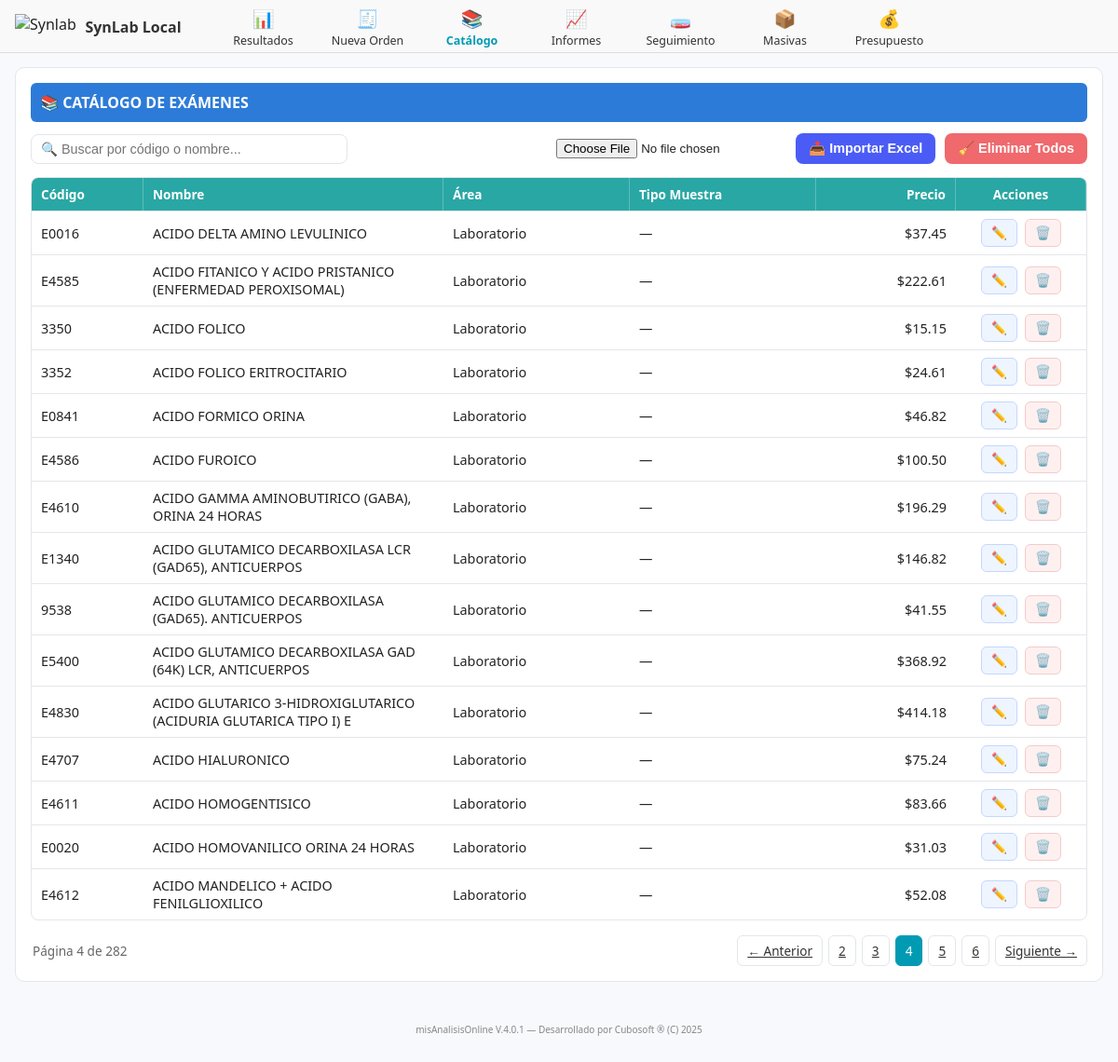
/catalogo/?page=4 (signed in), run on the app's committed database.
### laboratorio/models.py (models this page shows, shortened)
class Examen(models.Model):
    codigo = models.CharField(max_length=50, unique=True)
    nombre = models.CharField(max_length=200)
    area = models.CharField(max_length=100)
    unidad = models.CharField(max_length=50, blank=True, null=True)
    muestra = models.CharField(max_length=100, blank=True, null=True)  # 🧪 NUEVO CAMPO
    precio = models.DecimalField(max_digits=10, decimal_places=2, default=0.00)
    referencia_synlab = models.CharField(max_length=50, blank=True, null=True)
    activo = models.BooleanField(default=True)
    creado_en = models.DateTimeField(auto_now_add=True)
    actualizado_en = models.DateTimeField(auto_now=True)
    creado_por = models.ForeignKey(User, related_name='examen_creado_por', on_delete=models.SET_NULL, null=True, blank=True)
    modificado_por = models.ForeignKey(User, related_name='examen_modificado_por', on_delete=models.SET_NULL, null=True, blank=True)

### laboratorio/views.py (the view)
# urls.py: path('catalogo/', views.catalogo_examenes, name='catalogo_examenes'),
@login_required
def catalogo_examenes(request):
    examenes_list = Examen.objects.all().order_by('area', 'nombre')
    query = request.GET.get('q', '').strip()
    if query:
        examenes_list = examenes_list.filter(nombre__icontains=query) | examenes_list.filter(codigo__icontains=query)
    paginator = Paginator(examenes_list, 15)
    page_number = request.GET.get('page')
    examenes = paginator.get_page(page_number)
    return render(request, 'laboratorio/catalogo.html', {'examenes': examenes, 'query': query})

### laboratorio/templates/laboratorio/catalogo.html (shortened to what this page needs)
{% extends "base.html" %}
{% block content %}
<div class="slx-panel">
  <div class="slx-title">📚 Catálogo de Exámenes</div>
  <div class="slx-header">
    <div class="slx-searchbar">
      <input type="search" id="buscarExamen" value="{{ query }}" class="slx-input" placeholder="🔍 Buscar por código o nombre...">
    </div>
    <div style="display:flex; gap:10px; align-items:center;">
      <form method="post" action="{% url 'catalogo_importar_excel' %}" enctype="multipart/form-data" class="d-flex align-items-center gap-2">
        <input type="file" name="archivo" accept=".xlsx" required>
        <button class="slx-btn slx-btn--blue">📤 Importar Excel</button>
      </form>
      <button type="button" id="btnEliminarTodos" class="slx-btn slx-btn--red">🧹 Eliminar Todos</button>
    </div>
  </div>
  <div id="tablaExamenes" class="slx-tablewrap">
    <div class="slx-thead">
      <div>Código</div>
      <div>Nombre</div>
      <div>Área</div>
      <div>Tipo Muestra</div>
      <div style="text-align:right;">Precio</div>
      <div style="text-align:center;">Acciones</div>
    </div>
    {% for e in examenes %}
    <div class="slx-row" data-id="{{ e.id }}">
      <div>{{ e.codigo }}</div>
      <div>{{ e.nombre }}</div>
      <div>{{ e.area }}</div>
      <div>{{ e.muestra|default:"—" }}</div>
      <div style="text-align:right;">${{ e.precio|floatformat:2 }}</div>
      <div class="slx-actions">
        <button class="slx-mini slx-mini--edit btn-edit" title="Editar">✏️</button>
        <button class="slx-mini slx-mini--del btn-del" title="Eliminar">🗑️</button>
      </div>
    </div>
    {% empty %}
    <div class="slx-empty">No hay exámenes registrados</div>
    {% endfor %}
  </div>
  {% if examenes.has_other_pages %}
  <div class="slx-pagination">
    <div class="slx-page-info">
      Página {{ examenes.number }} de {{ examenes.paginator.num_pages }}
    </div>
    {% if examenes.has_previous %}
      <a href="?page={{ examenes.previous_page_number }}{% if query %}&q={{ query }}{% endif %}" class="slx-page-btn">← Anterior</a>
    {% endif %}
    {% for i in examenes.paginator.page_range %}
      {% if i == examenes.number %}
        <span class="slx-page-btn active">{{ i }}</span>
      {% elif i >= examenes.number|add:-2 and i <= examenes.number|add:2 %}
        <a href="?page={{ i }}{% if query %}&q={{ query }}{% endif %}" class="slx-page-btn">{{ i }}</a>
      {% endif %}
    {% endfor %}
    {% if examenes.has_next %}
      <a href="?page={{ examenes.next_page_number }}{% if query %}&q={{ query }}{% endif %}" class="slx-page-btn">Siguiente →</a>
    {% endif %}
  </div>
  {% endif %}
</div>
{% endblock %}

### laboratorio/static/laboratorio/CSS/estilo_ordenes.css (style rules this page uses)
:root { --bg:#f6f7fb; --card:#ffffff; --line:#e9edf3; --text:#2a2f36; --muted:#6a7380; --primary:#0b62c3; --primary-tint:#e8f2ff; --secondary:#5e6b7c; --secondary-tint:#eef2f6; --info:#7d8793; --shadow:0 1px 3px rgba(0,0,0,.06); --radius:12px; }
body { margin:0; background:var(--bg); color:var(--text); font-family:-apple-system,"Segoe UI",Roboto,Inter,Arial,sans-serif; }

### laboratorio/templates/base.html (style rules this page uses)
body { background-color:#f8f9fc;font-family:'Segoe UI',sans-serif; color:#222;margin:0;padding-top:72px; }

### laboratorio/templates/laboratorio/catalogo.html (style rules this page uses)
:root { --slx-blue:#2d7bd8; --slx-cyan:#29a7a4; --slx-border:#e3e6ea; --slx-bg:#fff; --slx-red:#e85a5e; --slx-green:#cdeedd; --slx-purple:#4b4bf7; }
.slx-panel { background:var(--slx-bg);border:1px solid var(--slx-border);border-radius:10px;padding:16px;margin-bottom:20px; }
.slx-title { background:var(--slx-blue);color:#fff;font-weight:700;padding:10px;border-radius:6px;margin-bottom:12px;text-transform:uppercase; }
.slx-header { display:flex;justify-content:space-between;align-items:center;margin-bottom:14px;flex-wrap:wrap;gap:12px; }
.slx-searchbar { display:flex;align-items:center;gap:8px;width:340px; }
.slx-input { width:100%;border:1px solid var(--slx-border);border-radius:8px;padding:7px 10px;font-size:.9rem; }
.slx-btn { display:inline-flex;align-items:center;gap:6px;font-size:.9rem;font-weight:600;border-radius:8px;padding:8px 14px;border:0;cursor:pointer; }
.slx-btn--blue { background:#4b5cf6;color:#fff; }
.slx-btn--red { background:#ef696d;color:#fff; }
.slx-tablewrap { border:1px solid var(--slx-border);border-radius:8px;overflow:hidden; }
.slx-thead { display:grid;grid-template-columns:120px 1fr 200px 200px 150px 140px;background:var(--slx-cyan);color:#fff;font-weight:700;font-size:.85rem; }
.slx-thead>div { padding:8px 10px;border-right:1px solid rgba(255,255,255,.25); }
.slx-row { display:grid;grid-template-columns:120px 1fr 200px 200px 150px 140px;border-top:1px solid var(--slx-border);align-items:center; }
.slx-row>div { padding:8px 10px;font-size:.9rem; }
.slx-actions { display:flex;justify-content:center;gap:8px; }
.slx-mini { font-size:.85rem;border-radius:6px;padding:6px 10px;cursor:pointer; }
.slx-mini--edit { background:#eef5ff;color:#2d7bd8;border:1px solid #c4d7ff; }
.slx-mini--del { background:#fff0f0;color:#d83a3a;border:1px solid #f1cccc; }
.slx-pagination { display:flex;justify-content:flex-end;align-items:center;gap:6px;margin-top:16px;flex-wrap:wrap; }
.slx-page-btn { border:1px solid var(--slx-border);background:#fff;border-radius:6px;padding:6px 10px;font-size:.85rem;cursor:pointer;color:#333; }
.slx-page-btn.active { background:#009bb3;color:#fff;border-color:#009bb3; }
.slx-page-info { font-size:.85rem;color:#666;margin-right:auto;padding-left:2px; }

### data on the page
Examen: codigo "E0016", nombre "ACIDO DELTA AMINO LEVULINICO", area "Laboratorio", muestra "—", precio "37.45"
Examen: codigo "E4585", nombre "ACIDO FITANICO Y ACIDO PRISTANICO (ENFERMEDAD PEROXISOMAL)", area "Laboratorio", muestra "—", precio "222.61"
Examen: codigo "3350", nombre "ACIDO FOLICO", area "Laboratorio", muestra "—", precio "15.15"
Examen: codigo "3352", nombre "ACIDO FOLICO ERITROCITARIO", area "Laboratorio", muestra "—", precio "24.61"
Examen: codigo "E0841", nombre "ACIDO FORMICO ORINA", area "Laboratorio", muestra "—", precio "46.82"
Examen: codigo "E4586", nombre "ACIDO FUROICO", area "Laboratorio", muestra "—", precio "100.50"
Examen: codigo "E4610", nombre "ACIDO GAMMA AMINOBUTIRICO (GABA), ORINA 24 HORAS", area "Laboratorio", muestra "—", precio "196.29"
Examen: codigo "E1340", nombre "ACIDO GLUTAMICO DECARBOXILASA LCR (GAD65), ANTICUERPOS", area "Laboratorio", muestra "—", precio "146.82"
Examen: codigo "9538", nombre "ACIDO GLUTAMICO DECARBOXILASA (GAD65). ANTICUERPOS", area "Laboratorio", muestra "—", precio "41.55"
Examen: codigo "E5400", nombre "ACIDO GLUTAMICO DECARBOXILASA GAD (64K) LCR, ANTICUERPOS", area "Laboratorio", muestra "—", precio "368.92"
Examen: codigo "E4830", nombre "ACIDO GLUTARICO 3-HIDROXIGLUTARICO (ACIDURIA GLUTARICA TIPO I) E", area "Laboratorio", muestra "—", precio "414.18"
Examen: codigo "E4707", nombre "ACIDO HIALURONICO", area "Laboratorio", muestra "—", precio "75.24"
Examen: codigo "E4611", nombre "ACIDO HOMOGENTISICO", area "Laboratorio", muestra "—", precio "83.66"
Examen: codigo "E0020", nombre "ACIDO HOMOVANILICO ORINA 24 HORAS", area "Laboratorio", muestra "—", precio "31.03"
Examen: codigo "E4612", nombre "ACIDO MANDELICO + ACIDO FENILGLIOXILICO", area "Laboratorio", muestra "—", precio "52.08"

### other printed values
{{ examenes.number }} "4"
{{ examenes.paginator.num_pages }} "282"
{{ i }} "2" "3" "5" "6"
{{ i }} "4"
